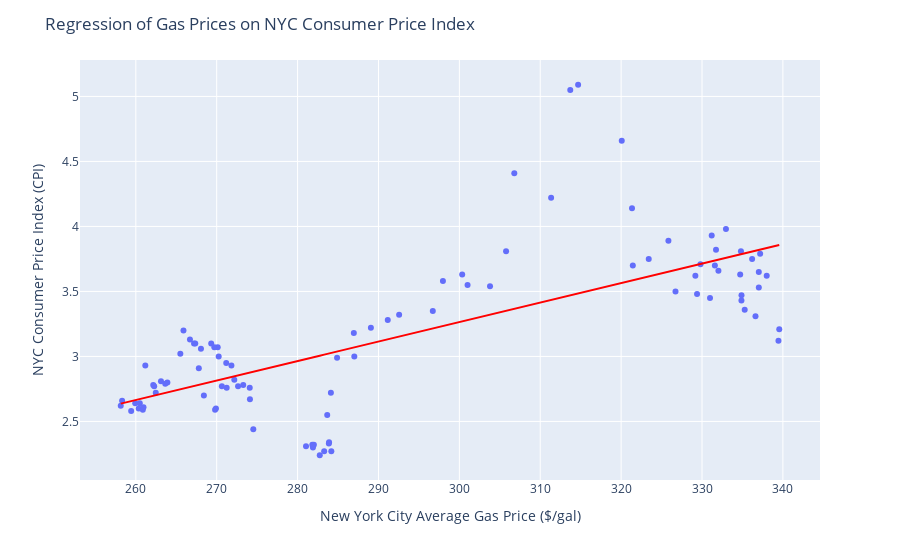

The notebook cell saved with this chart:
### Markdown cell above
I observe that the coefficient on gas prices is statistically significant, so I am confident I will see a positive relationship when transforming this information into a visualized OLS

### Code cell
# I ask Gemini to assist me in building a viualized regression
fig = px.scatter(merged_data, x='CPI', y='New York City Average ($/gal)',
                 trendline="ols", trendline_color_override="red")

fig.update_layout(title="Regression of Gas Prices on NYC Consumer Price Index",
                  xaxis_title="New York City Average Gas Price ($/gal)",
                  yaxis_title="NYC Consumer Price Index (CPI)")

fig.show()
